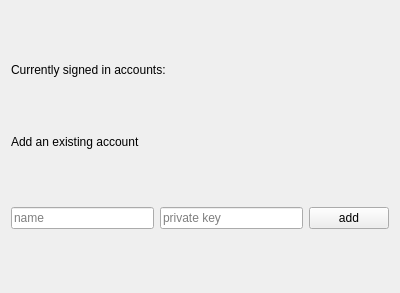
<?xml version="1.0" encoding="UTF-8"?>
<ui version="4.0">
 <class>account</class>
 <widget class="QWidget" name="account">
  <property name="geometry">
   <rect>
    <x>0</x>
    <y>0</y>
    <width>400</width>
    <height>293</height>
   </rect>
  </property>
  <property name="windowTitle">
   <string>Form</string>
  </property>
  <layout class="QVBoxLayout" name="verticalLayout">
   <item>
    <widget class="QLabel" name="label_acc_list">
     <property name="sizePolicy">
      <sizepolicy hsizetype="Preferred" vsizetype="Maximum">
       <horstretch>0</horstretch>
       <verstretch>0</verstretch>
      </sizepolicy>
     </property>
     <property name="text">
      <string>Currently signed in accounts:</string>
     </property>
    </widget>
   </item>
   <item>
    <layout class="QVBoxLayout" name="acc_list_section">
     <item>
      <layout class="QHBoxLayout" name="horizontalLayout_2"/>
     </item>
    </layout>
   </item>
   <item>
    <widget class="QLabel" name="label_add_acc">
     <property name="sizePolicy">
      <sizepolicy hsizetype="Preferred" vsizetype="Maximum">
       <horstretch>0</horstretch>
       <verstretch>0</verstretch>
      </sizepolicy>
     </property>
     <property name="text">
      <string>Add an existing account</string>
     </property>
    </widget>
   </item>
   <item>
    <layout class="QHBoxLayout" name="horizontalLayout">
     <item>
      <widget class="QLineEdit" name="edit_name">
       <property name="placeholderText">
        <string>name</string>
       </property>
      </widget>
     </item>
     <item>
      <widget class="QLineEdit" name="edit_priv_key">
       <property name="placeholderText">
        <string>private key</string>
       </property>
      </widget>
     </item>
     <item>
      <widget class="QPushButton" name="add_acc_button">
       <property name="text">
        <string>add</string>
       </property>
      </widget>
     </item>
    </layout>
   </item>
  </layout>
 </widget>
 <resources/>
 <connections/>
</ui>
